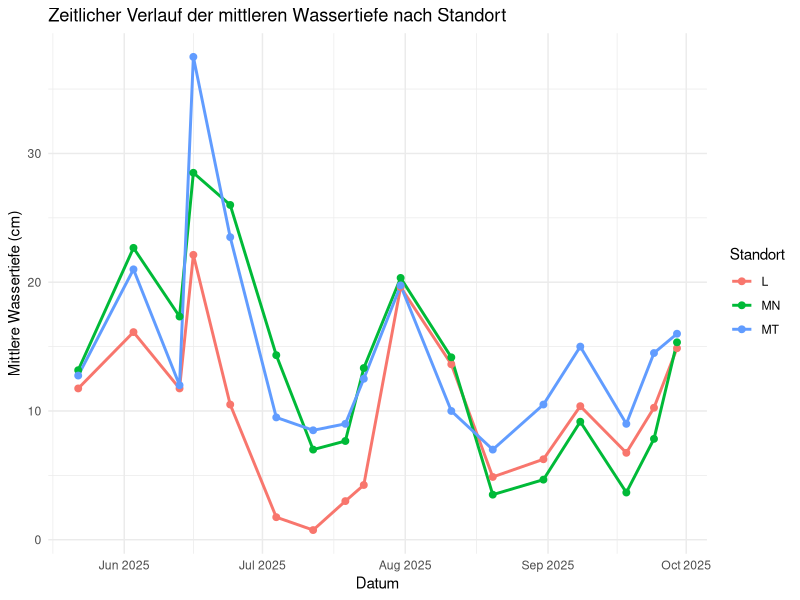
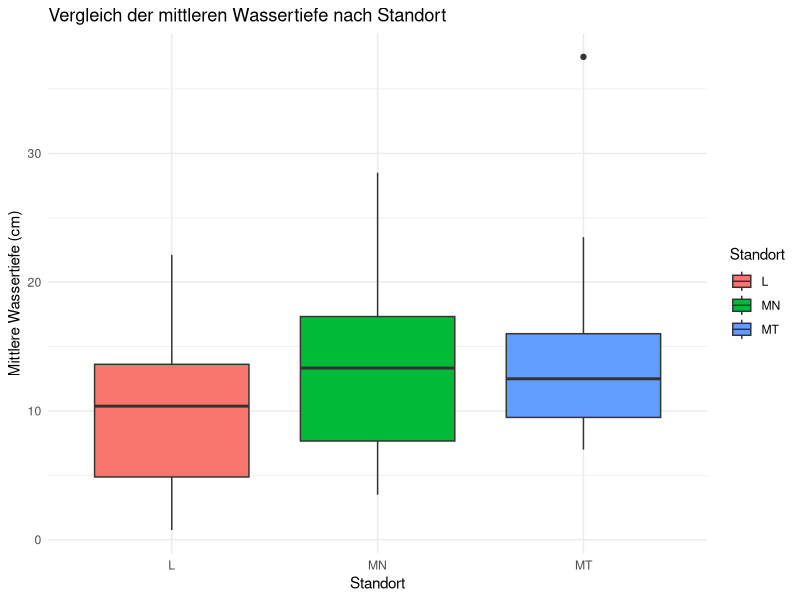
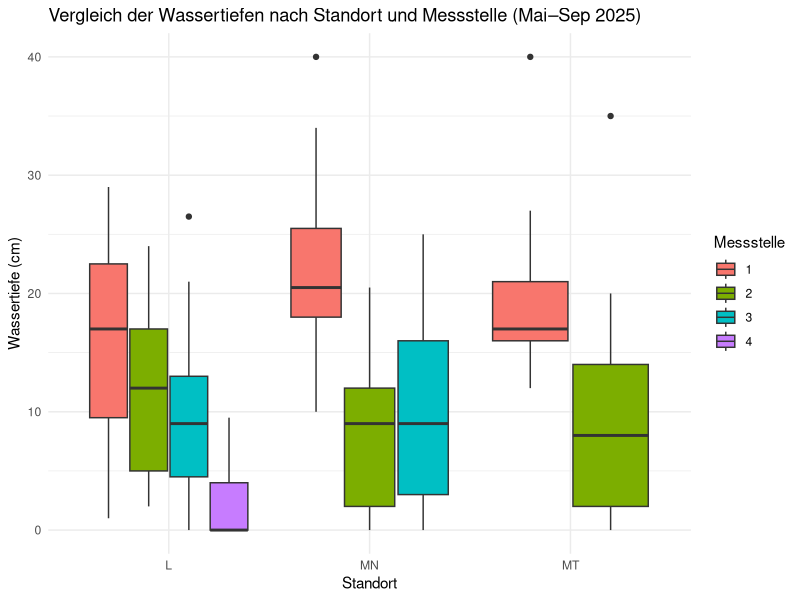
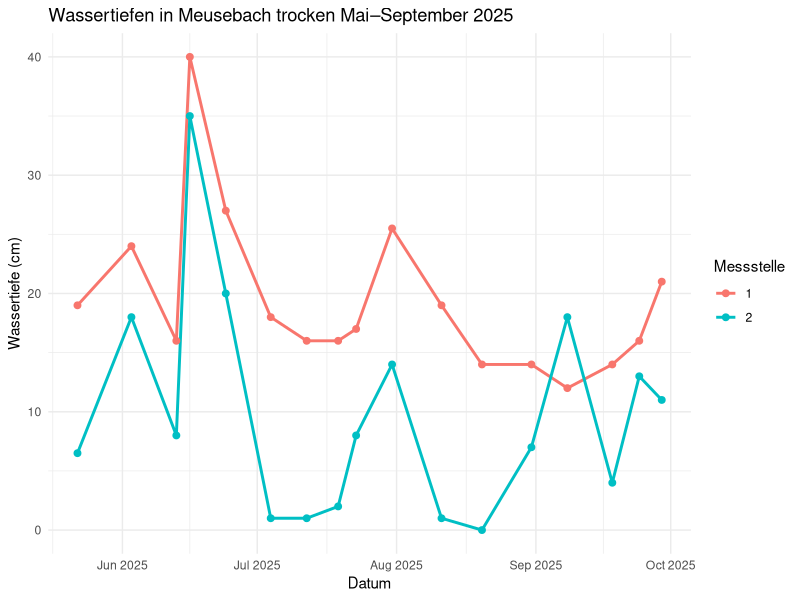
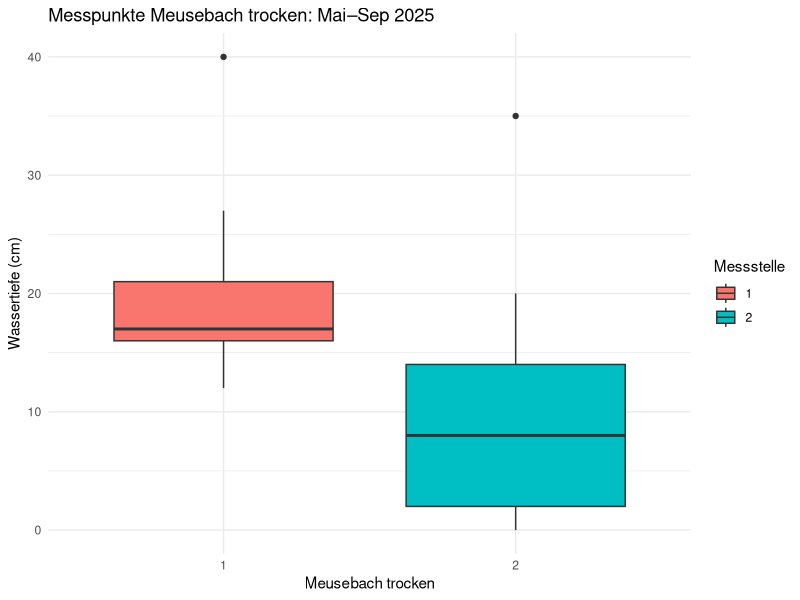
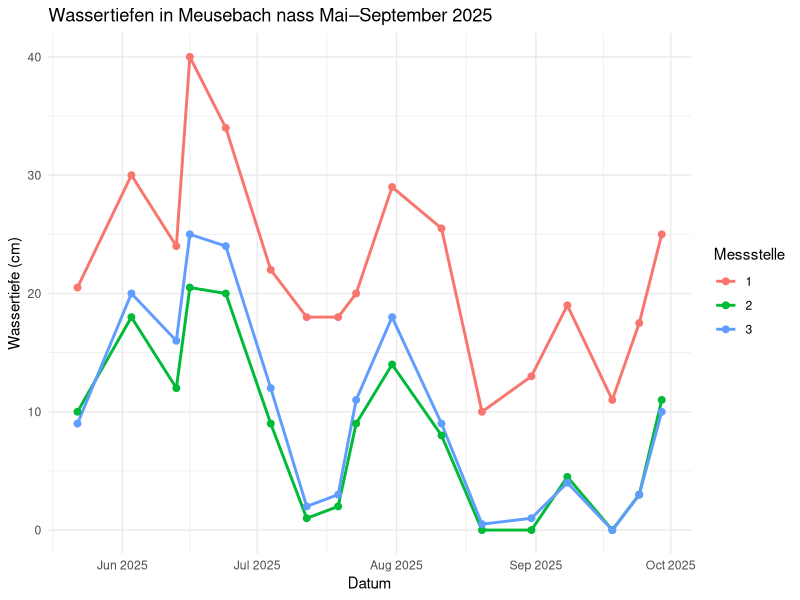
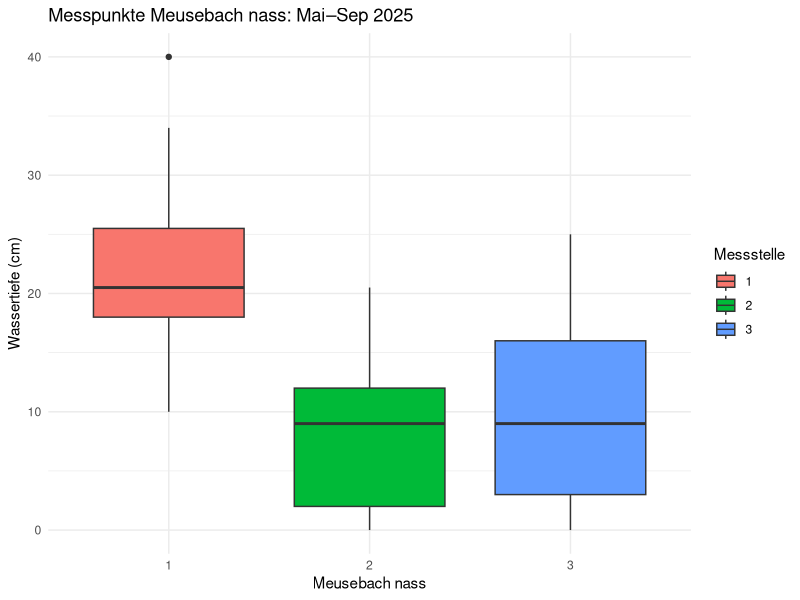
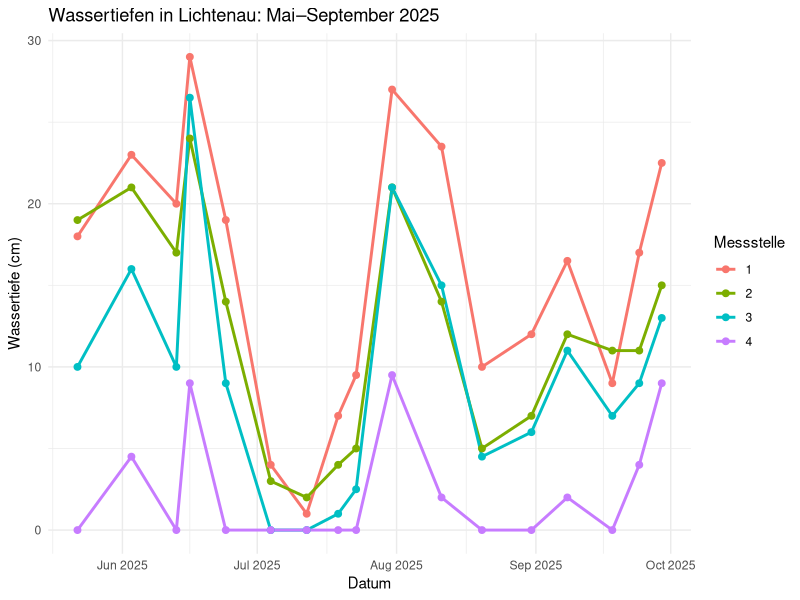

Write the R code that produced these figures, in order.
## ---- chunk 1
library(readxl)
library(dplyr)
library(ggplot2)
library(lubridate)
library(tidyr)
## ---- chunk 2
Wassertiefen <- read_excel("Tabelle Wassertiefe.xlsx")
summary(Wassertiefen)
str(Wassertiefen)
class(Wassertiefen$Datum)

# Datum als Date konvertieren
Wassertiefen$Datum <- as.Date(Wassertiefen$Datum)
str(Wassertiefen)
class(Wassertiefen$Datum)
## ---- chunk 3
# Mittelwerte pro Tag/ pro Standort berechnen 
WT_mittel <- Wassertiefen %>%
  group_by(Datum, Standort) %>% 
  summarise(WT_mean = mean(Wassertiefe, na.rm = TRUE)) %>%
  ungroup()

## ---- chunk 4
# Liniendiagramm - Jahresverlauf
ggplot(WT_mittel, aes(x = Datum, y = WT_mean, color = Standort)) +
  geom_line(linewidth = 1) +
  geom_point(size = 2) +
  labs(
    title = "Zeitlicher Verlauf der mittleren Wassertiefe nach Standort",
    x = "Datum",
    y = "Mittlere Wassertiefe (cm)",
    color = "Standort"
  ) +
  theme_minimal() +
  scale_x_date(date_breaks = "1 month", date_labels = "%b %Y")
## ---- chunk 5
# Boxplot - Unterschiede zw. Standorten (Tagesmittelwerte)
ggplot(WT_mittel, aes(x = factor(Standort), y = WT_mean, fill = Standort)) +
  geom_boxplot() +
  labs(
    title = "Vergleich der mittleren Wassertiefe nach Standort",
    x = "Standort",
    y = "Mittlere Wassertiefe (cm)"
  ) +
  theme_minimal()

## ---- chunk 6
# Boxplot pro Standort, Messpunkte farblich unterscheiden
ggplot(Wassertiefen, aes(x = factor(Standort), y = Wassertiefe, fill = factor(Messpunkt))) +
  geom_boxplot(position = position_dodge(0.8)) +
  labs(title = "Vergleich der Wassertiefen nach Standort und Messstelle (Mai–Sep 2025)",
       x = "Standort",
       y = "Wassertiefe (cm)",
       fill = "Messstelle") +
  theme_minimal()

## ---- chunk 7
####Jahresverlauf - Liniendiagramm
plot_lin <- function(df, st, titel=NULL) {
  
  # Daten  nach Standort filtern
  df_sub1 <- df %>% filter(Standort == st)

  # Automatischer Titel
  if (is.null(titel)) {
    titel <- paste("Wassertiefeschwankungen -", st)
  }
  
  ggplot(df_sub1, aes(Datum, Wassertiefe, color = factor(Messpunkt))) +
    geom_line(linewidth = 1) +
    geom_point(size = 2) +
    labs(title = titel,
         x = "Datum", y = "Wassertiefe (cm)", color = "Messstelle") +
    theme_minimal() +
    # Achse automatisch an vorhandene Daten anpassen
    scale_x_date(date_breaks = "1 month", date_labels = "%b %Y")
}



#### Unterschiede zw. den Messstellen - Boxplot 
plot_box <- function(df, st, titel=NULL, x_name=NULL) {
  
  # Daten filtern
  df_sub2 <- df %>% filter(Standort == st)
  
  # Titel setzen, falls NULL
  if (is.null(titel)) {
    titel <- paste("Wassertiefeschwankungen nach Messpunkt -", st)
  }
  
  # x-Achsenname setzen, falls NULL
  if (is.null(x_name)) {
    x_name <- "Messpunkt"  # Standard
  }
  
  ggplot(df_sub2, aes(x = factor(Messpunkt), y = Wassertiefe, fill = factor(Messpunkt))) +
    geom_boxplot() +
    labs(
      title = titel,
      x = x_name,           # hier wird der flexible Name verwendet
      y = "Wassertiefe (cm)",
      fill = "Messstelle"
    ) +
    theme_minimal()
}

## ---- chunk 8
# Liniendiagramm
plot_lin(Wassertiefen, "MT", titel="Wassertiefen in Meusebach trocken Mai–September 2025")
## ---- chunk 9
# Boxplot
plot_box(Wassertiefen, st="MT",
         titel="Messpunkte Meusebach trocken: Mai–Sep 2025",
         x_name="Meusebach trocken")
## ---- chunk 10
# Liniendiagramm
plot_lin(Wassertiefen, "MN", titel="Wassertiefen in Meusebach nass Mai–September 2025")
## ---- chunk 11
# Boxplot
plot_box(Wassertiefen, st="MN",
         titel="Messpunkte Meusebach nass: Mai–Sep 2025",
         x_name="Meusebach nass")
## ---- chunk 12
# Liniendiagramm
plot_lin(Wassertiefen, "L", titel="Wassertiefen in Lichtenau: Mai–September 2025")
## ---- chunk 13
# Boxplot
plot_box(Wassertiefen, st="L",
         titel="Messpunkte Lichtenau: Mai–Sep 2025",
         x_name="Meusebach nass")
## ---- chunk 14
# Statistische Kennzahlen pro Messpunkt und Standort
Kennzahlen <- Wassertiefen %>%
  group_by(Standort, Messpunkt) %>%
  summarise(
    Mittelwert = mean(Wassertiefe, na.rm = TRUE),
    Median = median(Wassertiefe, na.rm = TRUE),
    Std = sd(Wassertiefe, na.rm = TRUE),
    Min = min(Wassertiefe, na.rm = TRUE),
    Max = max(Wassertiefe, na.rm = TRUE)
  )

Kennzahlen

## ---- chunk 15
# Statistische Kennzahlen pro Standort
Kennzahlen_standort <- Wassertiefen %>%
  group_by(Standort) %>%
  summarise(
    Mittelwert = mean(Wassertiefe, na.rm = TRUE),
    Std = sd(Wassertiefe, na.rm = TRUE),
    Min = min(Wassertiefe, na.rm = TRUE),
    Max = max(Wassertiefe, na.rm = TRUE)
  )

Kennzahlen_standort

## ---- chunk 16
# welcher Standort hat die größten Wasserstandsschwankungen?

# Standardabweichung = wie stark der Wasserstand typischerweise um seinen Mittelwert schwankt
# Spannweite des Wasserstands = extremste Unterschiede zwischen dem höchsten und niedrigsten gemessenen Wasserstand

#Schwankung pro Standort (über Tagesmittelwerte)
WT_var_st <- WT_mittel %>%
  group_by(Standort) %>%
  summarise(
    sd_WT = sd(WT_mean, na.rm = TRUE),
    range_WT = max(WT_mean, na.rm = TRUE) - min(WT_mean, na.rm = TRUE)
  ) %>%
  arrange(desc(sd_WT))

WT_var_st

## ---- chunk 17
# Schwankung pro Messpunkt innerhalb eines Standorts
WT_var_mp <- Wassertiefen %>%
  group_by(Standort, Messpunkt) %>%
  summarise(
    sd_WT = sd(Wassertiefe, na.rm = TRUE),
    range_WT = max(Wassertiefe, na.rm = TRUE) - min(Wassertiefe, na.rm = TRUE)
  ) %>%
  arrange(desc(sd_WT))

WT_var_mp
## ---- chunk 18
# welcher Standort hat die meisten trocken gefallenen Tage, welcher die wenigsten (= Beständigkeit des Gewässers/Wasserspiegel)

# auch daraus kann man ggf ableiten, welches Gewässer das Wasser besser hält und Faktoren ableiten, warum es bei den anderen nicht so ist -> naturschutzfachliche Maßnahmen ggf ableiten/überdenken
## ---- chunk 19
# Trocken- oder Hochwasserperioden zählen 
# Interpolation (da der Wasserstand nicht kontinuirlich gemessen wurde/in regelmäßigen Abständen)
library(zoo)

# Daten nach Datum sortieren und interpolieren
Wassertiefen <- Wassertiefen %>%
  arrange(Standort, Messpunkt, Datum) %>%
  group_by(Standort, Messpunkt) %>%
  mutate(Wassertiefe_interp = na.approx(Wassertiefe, x = as.numeric(Datum))) %>%
  ungroup()

# Trocken, Normalwasser, Hochwasser definieren
# Beispielwerte, noch keine konkreten festgelegt
Wassertiefen <- Wassertiefen %>%
  mutate(
    Trocken = Wassertiefe_interp < 3,
    Normalwasser = Wassertiefe_interp >= 3 & Wassertiefe_interp <= 25,
    Hochwasser = Wassertiefe_interp > 25
  )

# Zusammenhängende Perioden identifizieren
Wassertiefen <- Wassertiefen %>%
  group_by(Standort, Messpunkt) %>%
  mutate(
    Trocken_grp = cumsum(Trocken != lag(Trocken, default=first(Trocken))),
    Normalwasser_grp = cumsum(Normalwasser != lag(Normalwasser, default=first(Normalwasser))),
    Hochwasser_grp = cumsum(Hochwasser != lag(Hochwasser, default=first(Hochwasser)))
  ) %>%
  ungroup()

# Zusammenhängende Perioden zählen
Perioden_Anzahl <- Wassertiefen %>%
  group_by(Standort, Messpunkt) %>%
  summarise(
    TrockenPerioden = sum(Trocken & !duplicated(Trocken_grp)),
    NormalwasserPerioden = sum(Normalwasser & !duplicated(Normalwasser_grp)),
    HochwasserPerioden = sum(Hochwasser & !duplicated(Hochwasser_grp)),
    .groups = "drop"
  )

Perioden_Anzahl

## ---- chunk 20
TrockenPerioden <- Wassertiefen %>%
  filter(Trocken) %>%  # nur Trockenblöcke
  group_by(Standort, Messpunkt, Trocken_grp) %>%  # nach zusammenhängenden Perioden
  summarise(
    Start = min(Datum),  # erster Tag der Periode
    Ende = max(Datum),   # letzter Tag der Periode
    Dauer_Tage = as.numeric(max(Datum) - min(Datum)) + 1,  # Dauer in Tagen
    .groups = "drop"
  )

TrockenPerioden
## ---- chunk 21
HochwasserPerioden <- Wassertiefen %>%
  filter(Hochwasser) %>%  # nur Hochwasserblöcke
  group_by(Standort, Messpunkt, Hochwasser_grp) %>%
  summarise(
    Start = min(Datum),
    Ende = max(Datum),
    Dauer_Tage = as.numeric(max(Datum) - min(Datum)) + 1,
    .groups = "drop"
  )

HochwasserPerioden
## ---- chunk 22
NormalwasserPerioden <- Wassertiefen %>%
  filter(Normalwasser) %>%  # nur Normalwasserblöcke
  group_by(Standort, Messpunkt, Normalwasser_grp) %>%  # bereits vorhanden!
  summarise(
    Start = min(Datum),
    Ende = max(Datum),
    Dauer_Tage = as.numeric(max(Datum) - min(Datum)) + 1,
    .groups = "drop"
  )

NormalwasserPerioden
## ---- chunk 23
# Histogramm zur Häufigkeit der Wasserstände je Standort 
ggplot(Wassertiefen, aes(x = Wassertiefe, fill = Standort)) +
  geom_histogram(binwidth = 5, alpha = 0.7) +
  facet_wrap(~Standort) +
  theme_minimal() +
  labs(title = "Verteilung der Wasserstände pro Standort",
       x = "Wasserstand (cm)",
       y = "Anzahl der Messungen")

## ---- chunk 24
# Histogramm zur Häufigkeit der Wasserstände je Messpunkt und Standort 
Wassertiefen$Standort <- as.factor(Wassertiefen$Standort)
Wassertiefen$Messpunkt <- as.factor(Wassertiefen$Messpunkt)

standort_L <- Wassertiefen %>% 
  filter(Standort == "L")
#standort_L <- Wassertiefen %>%
#  filter(Standort == "L", Messpunkt != "4")
standort_MN <- Wassertiefen %>% 
  filter(Standort == "MN")
standort_MT <- Wassertiefen %>% 
  filter(Standort == "MT")

ggplot(standort_MN, aes(x = Wassertiefe, fill = Messpunkt)) +
  geom_histogram(binwidth = 5, alpha = 0.7) +
  facet_wrap(~Messpunkt) +
  theme_minimal() +
  labs(title = "Histogramm pro Messpunkt & Standort",
       x = "Wasserstand (cm)",
       y = "Anzahl Messungen")

